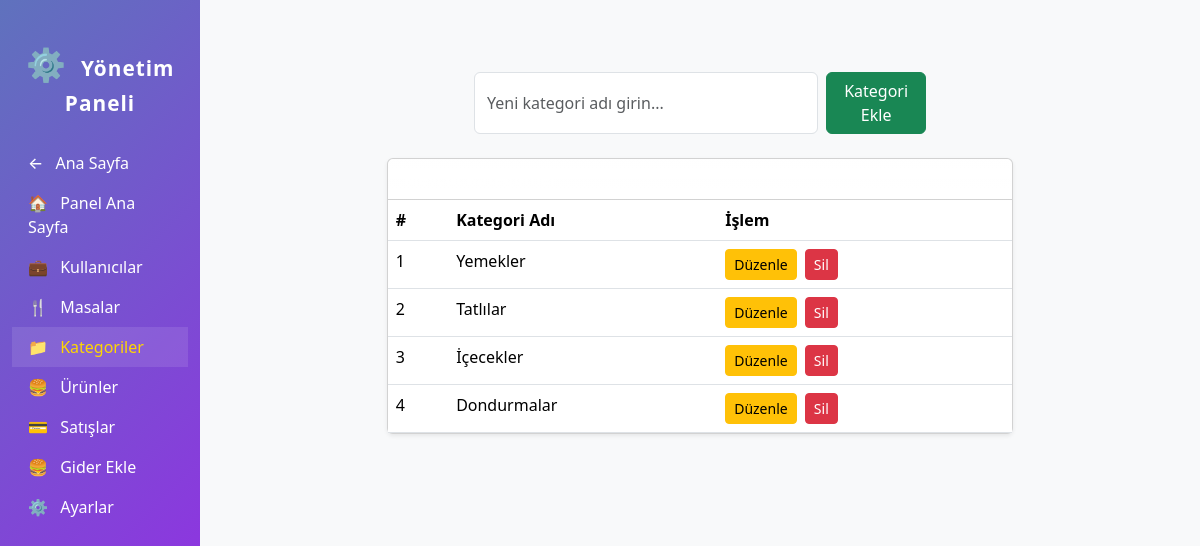
Screenshot of /yonetim/index.php?page=kategori with the database file from the repository.
### tables this page shows
CREATE TABLE `kategori` (
  `id` int(11) NOT NULL,
  `kategori_adi` varchar(255) NOT NULL
);

### yonetim/kategoriyonetim.php (the view, shortened to what this page needs)
<?php
include_once '../db/db.php';
$guncellenecek_kategori = null;
?>
<div class="container mt-5">
    <div class="row mb-4">
        <div class="col-md-6 mx-auto">
            <?php if ($guncellenecek_kategori): ?>
                <form method="POST" class="d-flex">
                    <input type="hidden" name="csrf_token" value="<?php echo generate_csrf_token();?>">
                    <input type="hidden" name="guncelle_id" value="<?php echo $guncellenecek_kategori['id']; ?>">
                    <input type="text" name="kategori_adi" class="form-control me-2" value="<?php echo htmlspecialchars($guncellenecek_kategori['kategori_adi']); ?>" required>
                    <button type="submit" class="btn btn-warning">Güncelle</button>
                    <a href="index.php?page=kategori" class="btn btn-secondary ms-2">İptal</a>
                </form>
            <?php else: ?>
                <form method="POST" class="d-flex">
                    <input type="text" name="kategori_adi" class="form-control me-2" placeholder="Yeni kategori adı girin..." required>
                    <button type="submit" class="btn btn-success">Kategori Ekle</button>
                </form>
            <?php endif; ?>
        </div>
    </div>
</div>
<div class="row">
    <div class="col-md-8 mx-auto">
        <div class="card shadow-sm">
            <div class="card-header bg-gradient" style="background: linear-gradient(135deg, #5f72bd 0%, #9b23ea 100%); color: #fff;">
                <strong>Mevcut Kategoriler</strong>
            </div>
            <div class="card-body p-0">
                <table class="table table-hover mb-0">
                    <thead>
                        <tr>
                            <th>#</th>
                            <th>Kategori Adı</th>
                            <th>İşlem</th>
                        </tr>
                    </thead>
                    <tbody>
                    <?php
                    $stmt = $conn->prepare("SELECT id, kategori_adi FROM kategori ORDER BY id ASC");
                    $stmt->execute();
                    $result = $stmt->get_result();
                    if ($result && $result->num_rows > 0) {
                        $sira = 1;
                        while($row = $result->fetch_assoc()) {
                            echo '<tr>';
                            echo '<td>' . $sira++ . '</td>';
                            echo '<td>' . htmlspecialchars($row['kategori_adi']) . '</td>';
                            echo '<td>
                                <a href="index.php?page=kategori&guncelle=' . $row['id'] . '" class="btn btn-warning btn-sm me-1">
                                    Düzenle
                                </a>
                                <form method="POST" style="display:inline;" onsubmit="return confirm(\'Bu kategoriyi silmek istediğinize emin misiniz?\');">
                                    <input type="hidden" name="csrf_token" value="' . generate_csrf_token() . '">
                                    <input type="hidden" name="sil_id" value="' . $row['id'] . '">
                                    <button type="submit" class="btn btn-danger btn-sm">Sil</button>
                                </form>
                            </td>';
                            echo '</tr>';
                        }
                    } else {
                        echo '<tr><td colspan="3" class="text-center text-muted">Hiç kategori bulunamadı.</td></tr>';
                    }
                    ?>
                    </tbody>
                </table>
            </div>
        </div>
    </div>
</div>

### yonetim/index.php (style rules this page uses)
body { background: #f8f9fa; }

### rows the page displays
kategori: kategori_adi "Yemekler"
kategori: kategori_adi "Tatlılar"
kategori: kategori_adi "İçecekler"
kategori: kategori_adi "Dondurmalar"
